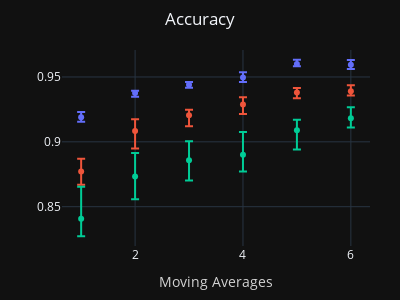
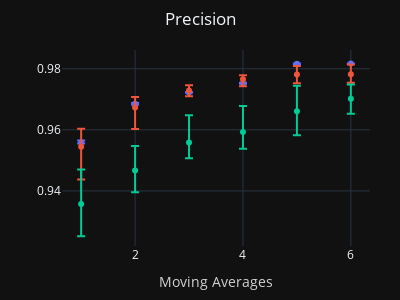

Write notebook code for charts like these, in order.
### Markdown cell above
### Logistic Regression

### Code cell
# comparing model performance & backward elimination test
fig2_1, fig2_2, fig2_3 = PA.model_learning([1,3,6], model='LogR')

for f in fig2_1:
    f.show()
fig2_2.show()
fig2_3.show()

### Figure 1 — Plotly figure (JSON) as saved in the notebook; plotly's stock layout.template omitted (floating-point values rounded to 4 significant figures)
{"data": [{"error_y": {"array": [0.004096, 0.001839, 0.002233, 0.004123, 0.003218, 0.003632], "arrayminus": [0.003522, 0.002846, 0.00223, 0.003325, 0.001787, 0.003415]}, "hovertemplate": "SC=1<br>MA=%{x}<br>ACC_mean=%{y}<extra></extra>", "legendgroup": "1", "marker": {"color": "#636efa", "symbol": "circle"}, "mode": "markers", "name": "1", "orientation": "v", "showlegend": true, "type": "scatter", "x": [1, 2, 3, 4, 5, 6], "xaxis": "x", "y": [0.919, 0.9376, 0.944, 0.9495, 0.96, 0.9595], "yaxis": "y"}, {"error_y": {"array": [0.009979, 0.009042, 0.004349, 0.005549, 0.003485, 0.004577], "arrayminus": [0.01021, 0.01357, 0.008428, 0.007381, 0.004317, 0.003248]}, "hovertemplate": "SC=3<br>MA=%{x}<br>ACC_mean=%{y}<extra></extra>", "legendgroup": "3", "marker": {"color": "#EF553B", "symbol": "circle"}, "mode": "markers", "name": "3", "orientation": "v", "showlegend": true, "type": "scatter", "x": [1, 2, 3, 4, 5, 6], "xaxis": "x", "y": [0.877, 0.9084, 0.9204, 0.9288, 0.938, 0.9391], "yaxis": "y"}, {"error_y": {"array": [0.02464, 0.01812, 0.01461, 0.01747, 0.008088, 0.008461], "arrayminus": [0.01349, 0.01743, 0.01577, 0.01292, 0.0149, 0.007078]}, "hovertemplate": "SC=6<br>MA=%{x}<br>ACC_mean=%{y}<extra></extra>", "legendgroup": "6", "marker": {"color": "#00cc96", "symbol": "circle"}, "mode": "markers", "name": "6", "orientation": "v", "showlegend": true, "type": "scatter", "x": [1, 2, 3, 4, 5, 6], "xaxis": "x", "y": [0.8407, 0.8732, 0.8859, 0.8901, 0.909, 0.9182], "yaxis": "y"}], "layout": {"height": 300, "legend": {"title": {"text": "SC"}, "tracegroupgap": 0}, "margin": {"b": 50, "l": 30, "r": 30, "t": 50}, "showlegend": false, "title": {"text": "Accuracy", "x": 0.5, "xanchor": "center"}, "width": 400, "xaxis": {"anchor": "y", "domain": [0, 1], "title": {"font": {"color": "lightgrey"}, "text": "Moving Averages"}}, "yaxis": {"anchor": "x", "domain": [0, 1], "title": {"text": ""}}}}

### Figure 2 — Plotly figure (JSON) as saved in the notebook; plotly's stock layout.template omitted (floating-point values rounded to 4 significant figures)
{"data": [{"error_y": {"array": [0.0005489, 0.0002138, 0.0001279, 0.0001659, 0.0001033, 5.6e-05], "arrayminus": [0.0004173, 0.0002822, 0.0001286, 0.0001409, 0.0001225, 0.0001685]}, "hovertemplate": "SC=1<br>MA=%{x}<br>PRE_mean=%{y}<extra></extra>", "legendgroup": "1", "marker": {"color": "#636efa", "symbol": "circle"}, "mode": "markers", "name": "1", "orientation": "v", "showlegend": true, "type": "scatter", "x": [1, 2, 3, 4, 5, 6], "xaxis": "x", "y": [0.956, 0.9685, 0.9723, 0.9752, 0.9816, 0.9817], "yaxis": "y"}, {"error_y": {"array": [0.005951, 0.003492, 0.001683, 0.001275, 0.002811, 0.003184], "arrayminus": [0.01074, 0.007022, 0.001952, 0.002296, 0.002848, 0.002856]}, "hovertemplate": "SC=3<br>MA=%{x}<br>PRE_mean=%{y}<extra></extra>", "legendgroup": "3", "marker": {"color": "#EF553B", "symbol": "circle"}, "mode": "markers", "name": "3", "orientation": "v", "showlegend": true, "type": "scatter", "x": [1, 2, 3, 4, 5, 6], "xaxis": "x", "y": [0.9544, 0.9673, 0.9729, 0.9766, 0.9781, 0.9782], "yaxis": "y"}, {"error_y": {"array": [0.01133, 0.007984, 0.00886, 0.008533, 0.008343, 0.004702], "arrayminus": [0.01052, 0.007111, 0.005226, 0.005517, 0.007898, 0.004841]}, "hovertemplate": "SC=6<br>MA=%{x}<br>PRE_mean=%{y}<extra></extra>", "legendgroup": "6", "marker": {"color": "#00cc96", "symbol": "circle"}, "mode": "markers", "name": "6", "orientation": "v", "showlegend": true, "type": "scatter", "x": [1, 2, 3, 4, 5, 6], "xaxis": "x", "y": [0.9357, 0.9467, 0.9559, 0.9593, 0.9661, 0.9701], "yaxis": "y"}], "layout": {"height": 300, "legend": {"title": {"text": "SC"}, "tracegroupgap": 0}, "margin": {"b": 50, "l": 30, "r": 30, "t": 50}, "showlegend": false, "title": {"text": "Precision", "x": 0.5, "xanchor": "center"}, "width": 400, "xaxis": {"anchor": "y", "domain": [0, 1], "title": {"font": {"color": "lightgrey"}, "text": "Moving Averages"}}, "yaxis": {"anchor": "x", "domain": [0, 1], "title": {"text": ""}}}}
